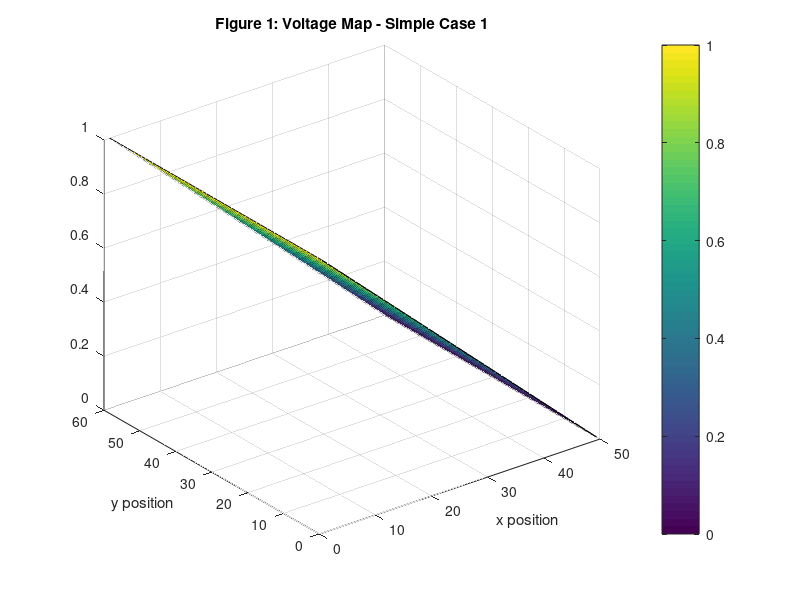

This figure's MATLAB source: (Note: this script raises an error after producing the figure.)
function box_potential_1a

%Program Parameters
nx=50;
ny=60;
V0=1;

%Variables
cMap=ones(ny,nx);
B=zeros(1,nx*ny);
G=sparse(nx*ny,nx*ny);

for i=1:nx
    for j=1:ny
        N=j+(i-1)*ny;
        
        if(i==1)%left
            
            %G(N,:)=0;
            G(N,N)=1;
            B(N)=V0;
            
        elseif(i==nx)%right
            
            %G(N,:)=0;
            G(N,N)=1;
            B(N)=0;
            
        elseif(j==1)%bottom
            Nyu=j+1+(i-1)*ny;
            Nxu=j+(i-1+1)*ny;
            Nxd=j+(i-1-1)*ny;
            
            Ryu=(cMap(j,i)+cMap(j+1,i))/2.0;
            Rxu=(cMap(j,i)+cMap(j,i+1))/2.0;
            Rxd=(cMap(j,i)+cMap(j,i-1))/2.0;
            
            %G(N,:)=0;
            G(N,N)=-(Ryu+Rxu+Rxd);
            G(N,Nyu)=Ryu;
            G(N,Nxu)=Rxu;
            G(N,Nxd)=Rxd;
            
            
        elseif(j==ny)%top
            Nyd=j-1+(i-1)*ny;
            Nxu=j+(i-1+1)*ny;
            Nxd=j+(i-1-1)*ny;
            
            Ryd=(cMap(j,i)+cMap(j-1,i))/2.0;
            Rxu=(cMap(j,i)+cMap(j,i+1))/2.0;
            Rxd=(cMap(j,i)+cMap(j,i-1))/2.0;
            
            %G(N,:)=0;
            G(N,N)=-(Ryd+Rxu+Rxd);
            G(N,Nyd)=Ryd;
            G(N,Nxu)=Rxu;
            G(N,Nxd)=Rxd;
            
        else%middle
            Nyu=j+1+(i-1)*ny;
            Nyd=j-1+(i-1)*ny;
            Nxu=j+(i-1+1)*ny;
            Nxd=j+(i-1-1)*ny;

            Ryu=(cMap(j,i)+cMap(j+1,i))/2.0;
            Ryd=(cMap(j,i)+cMap(j-1,i))/2.0;
            Rxu=(cMap(j,i)+cMap(j,i+1))/2.0;
            Rxd=(cMap(j,i)+cMap(j,i-1))/2.0;
            
            %G(N,:)=0;
            G(N,N)=-(Ryu+Ryd+Rxu+Rxd);
            G(N,Nyu)=Ryu;
            G(N,Nyd)=Ryd;
            G(N,Nxu)=Rxu;
            G(N,Nxd)=Rxd;
            
        end
            
            
            
        
    end
end



V=G\B';

for i=1:nx
    for j=1:ny


        N=j+(i-1)*ny;

        Vmat(j,i)=V(N);

    end
end

figure(1)
surf(Vmat);
%surf(cMap,'EdgeColor','flat');
title('Figure 1: Voltage Map - Simple Case 1');
ylabel('y position');
xlabel('x position');
cb1=colorbar;
cb1.Label.String = 'V (V)';
view(0,90);


end
